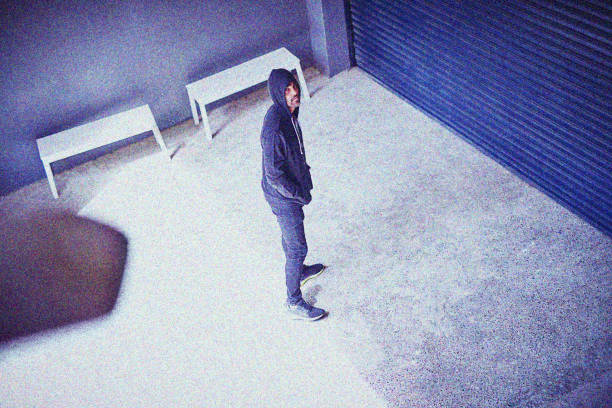
#> input picture images/security-camera.jpg, 612 x 408 px
$ jupyter execute lab-1.ipynb
#> lines starting #> are read from the running program, lines starting #| are printed output that depends on the picture; after the words box and inside, x2 and y2 are one past the last pixel; in counts of white or black regions, pixels touching at a corner belong together
# Computer Vision Projects Notebook

## Project 1: Grayscale Analysis & Motion Detection

### 1.1 Overview

In this project, we convert surveillance camera images to grayscale and analyze them for motion detection and light source identification.

### 1.2 Objectives

- Convert color image to grayscale
- Compare original vs grayscale representation
- Evaluate grayscale effectiveness for motion detection
- Detect the brightest pixel to locate light sources

[cell 1]
import cv2
import numpy as np
import matplotlib.pyplot as plt

### 1.3 Code: Comparison - Original vs Grayscale

[cell 2]
# 1) Read and convert to RGB (for correct display in Matplotlib)
image = cv2.imread('./images/security-camera.jpg')
#> image is the input picture: shape (408, 612, 3); mean B, G, R 180.8, 148.4, 143.4
image = cv2.cvtColor(image, cv2.COLOR_BGR2RGB)

# 2) Make a grayscale version
gray_image = cv2.cvtColor(image, cv2.COLOR_RGB2GRAY)
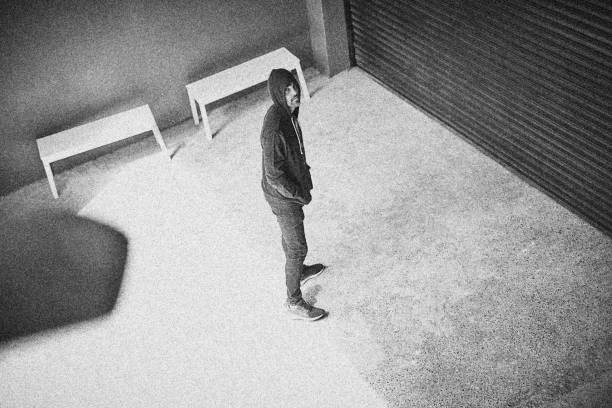
#> gray_image: shape (408, 612); min 4, max 254, mean 150.6

# 3) Show both side by side
fig, axes = plt.subplots(1, 2, figsize=(10, 5))

# Left: color image
axes[0].imshow(image)
axes[0].set_title('Security Camera (Color)')
axes[0].axis('off')

# Right: grayscale image (use cmap='gray'!)
axes[1].imshow(gray_image, cmap='gray')
axes[1].set_title('Security Camera (Grayscale)')
axes[1].axis('off')

plt.tight_layout()
plt.show()
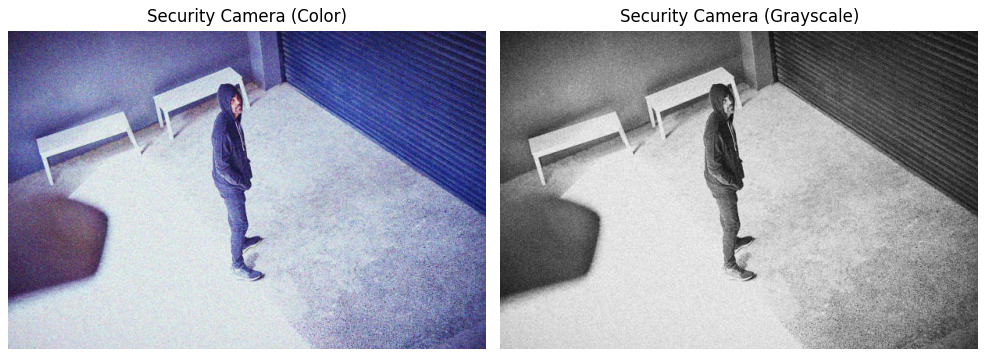
#> figure drawn by matplotlib, 2 panels

### 1.4 Analysis: Is Grayscale Better for Motion Detection?

**Answer: YES - Grayscale is better for motion detection**

**Why?**

- **Reduces computation**: Only 1 channel instead of 3 (RGB)
- **Avoids color noise**: Movement shows up as brightness changes, not color changes
- **Better for surveillance**: Color isn't critical for detecting motion; intensity is
- **Faster processing**: Less data to process means faster detection

Motion detection methods (frame differencing, background subtraction) look for **changes in brightness** between frames. Grayscale captures this directly.

### 1.5 Code: Finding the Brightest Pixel

[cell 3]
# Maximum intensity value
max_val = np.max(gray_image)
#> max_val = 254

# Position of the brightest pixel
max_pos = np.unravel_index(np.argmax(gray_image), gray_image.shape)
#> max_pos = (137, 117)

print(f"Brightest pixel value: {max_val}")
#| Brightest pixel value: 254
print(f"Location (row, col): {max_pos}")
#| Location (row, col): (137, 117)

[cell 4]
# Visualize the brightest pixel
plt.imshow(gray_image, cmap='gray')
plt.scatter([max_pos[1]], [max_pos[0]], c='red', s=50, marker='o')  # mark brightest pixel
plt.title('Brightest Pixel Highlighted')
plt.axis('off')
plt.show()
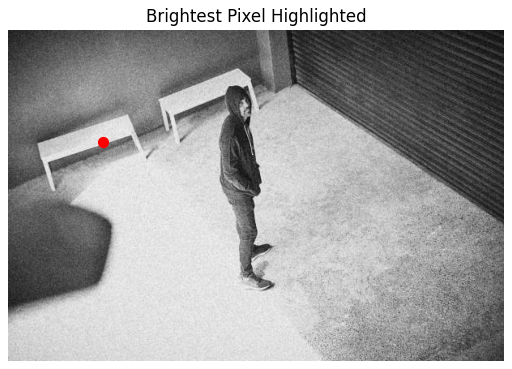
#> figure drawn by matplotlib, 1 panel

### 1.6 Results

- **Brightest pixel value**: 254 (almost maximum 255)
- **Location**: Row 137, Column 117
- **Interpretation**: This location marks a light source in the surveillance area

## Project 2: Traffic Light Detection using Color Spaces

### 2.1 Overview

In this project, we detect which traffic light is active (red, orange, or green) by converting to HSV color space and creating color masks.

### 2.2 Objectives

- Convert color image to HSV color space
- Create masks for red, orange, and green lights
- Automatically detect which light is currently ON

### 2.3 Why HSV Instead of BGR/RGB?

**The Problem with BGR/RGB:**

- Colors are mixed together (R, G, B channels)
- Same color at different brightness levels = different values
- Hard to detect specific colors reliably

**The Solution - HSV:**

- **H (Hue)**: The actual color (0-180 in OpenCV)
- **S (Saturation)**: Color purity
- **V (Value)**: Brightness

A red light stays in the same **Hue range** (0-10) regardless of how bright or dim it is. This makes color detection much more reliable!

### 2.4 Code: Convert to HSV and Display

[cell 5]
# Load image
bgr_image = cv2.imread('./images/traffic-light.jpg')
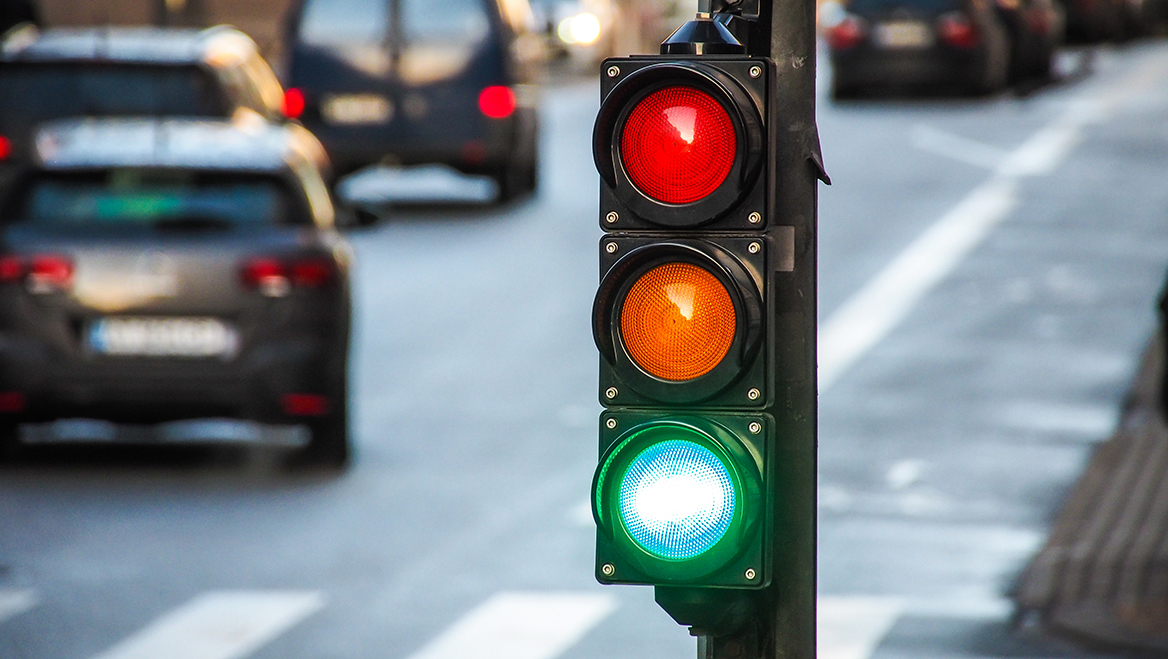
#> input picture images/traffic-light.jpg, 1168 x 659 px
#> bgr_image is the input picture: shape (659, 1168, 3); mean B, G, R 130.1, 125.4, 118.6
rgb_image = cv2.cvtColor(bgr_image, cv2.COLOR_BGR2RGB)
hsv_image = cv2.cvtColor(bgr_image, cv2.COLOR_BGR2HSV)
#> hsv_image: shape (659, 1168, 3); mean H, S, V 83.4, 60.3, 141.7

# Display all three color spaces
plt.subplot(1, 3, 1)
plt.imshow(bgr_image)
plt.title("BGR Image")
plt.axis("off")

plt.subplot(1, 3, 2)
plt.imshow(rgb_image)
plt.title("RGB Image")
plt.axis("off")

plt.subplot(1, 3, 3)
plt.imshow(hsv_image)
plt.title("HSV Image")
plt.axis("off")

plt.show()
#> figure, not shown here; B, G, R data is drawn as R, G, B

### 2.5 Code: Create Color Masks

[cell 6]
# Define HSV ranges for each color
lower_red = np.array([0, 120, 100])
upper_red = np.array([5, 255, 255])

lower_orange = np.array([8, 120, 100])
upper_orange = np.array([20, 255, 255])

lower_green = np.array([40, 80, 100])
upper_green = np.array([100, 255, 255])

# Create masks using inRange()
# If pixel HSV is between lower and upper bounds → WHITE (255)
# Otherwise → BLACK (0)
mask_red = cv2.inRange(hsv_image, lower_red, upper_red)
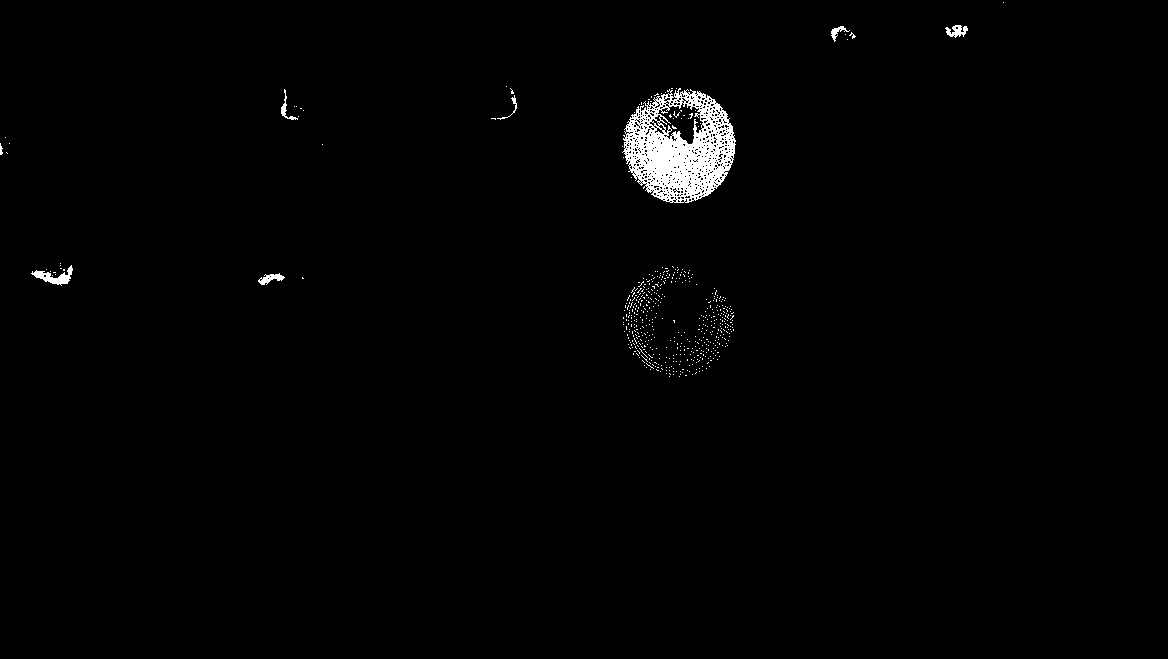
#> mask_red: shape (659, 1168); 1.2% white; 541 white regions (533 under 20 px), largest, box (x1, y1, x2, y2) and area: (622, 88, 736, 203) 7397, (31, 265, 73, 286) 332, (945, 25, 968, 38) 169
mask_orange = cv2.inRange(hsv_image, lower_orange, upper_orange)
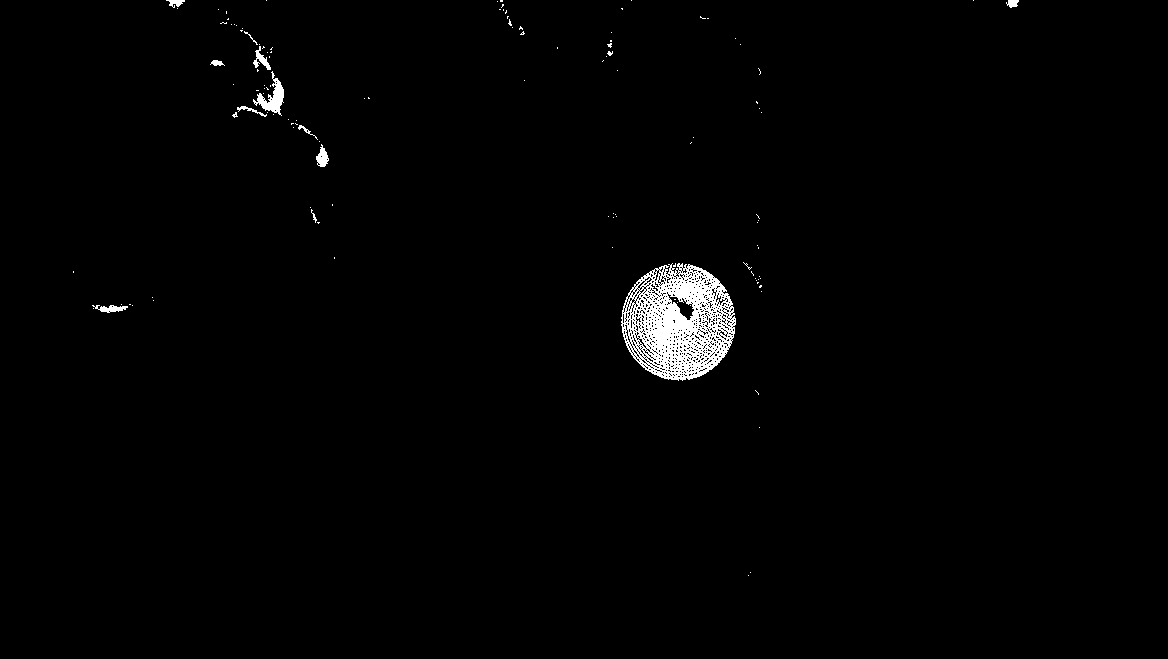
#> mask_orange: shape (659, 1168); 1.3% white; 121 white regions (109 under 20 px), largest, box (x1, y1, x2, y2) and area: (621, 263, 736, 381) 8126, (253, 71, 284, 116) 505, (316, 144, 329, 167) 171
mask_green = cv2.inRange(hsv_image, lower_green, upper_green)
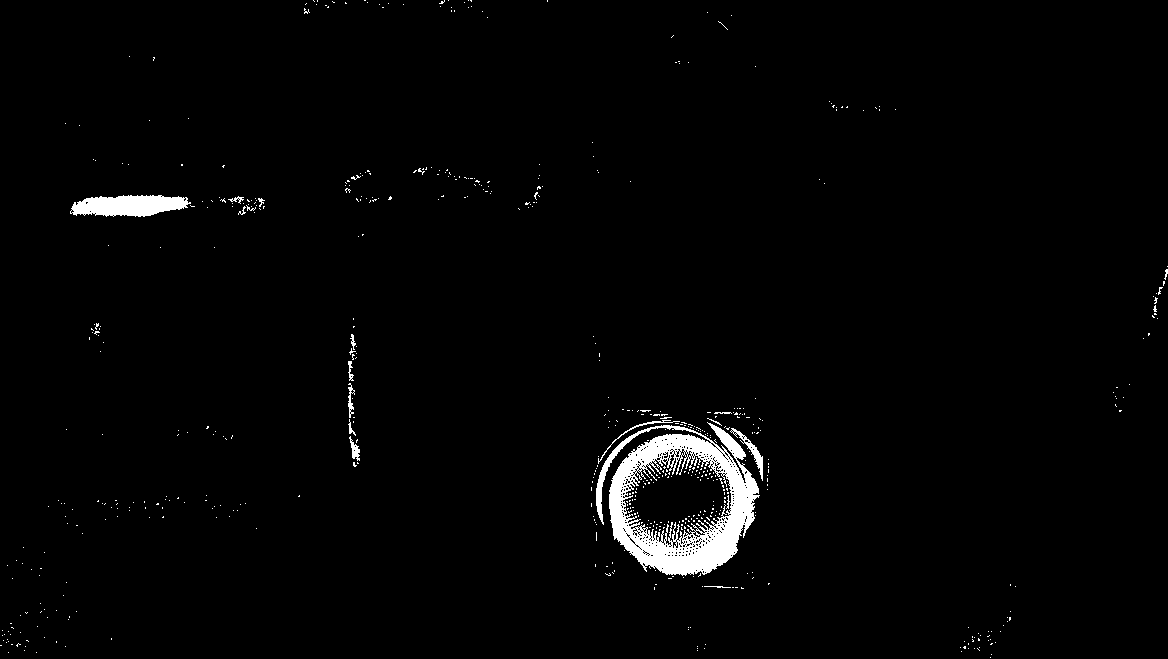
#> mask_green: shape (659, 1168); 1.9% white; 598 white regions (579 under 20 px), largest, box (x1, y1, x2, y2) and area: (596, 422, 760, 576) 10519, (70, 195, 191, 217) 1941, (730, 428, 763, 481) 303

# Display all masks
plt.subplot(1, 3, 1)
plt.imshow(mask_red, cmap='gray')
plt.title("Red Mask")
plt.axis("off")

plt.subplot(1, 3, 2)
plt.imshow(mask_orange, cmap='gray')
plt.title("Orange Mask")
plt.axis("off")

plt.subplot(1, 3, 3)
plt.imshow(mask_green, cmap='gray')
plt.title("Green Mask")
plt.axis("off")

plt.show()

### 2.6 Code: Detect Which Light is ON

[cell 7]
# Count white pixels in each mask
# cv2.countNonZero() counts all pixels that are NOT 0 (i.e., white pixels)
count_red = cv2.countNonZero(mask_red)
#> count_red = 9268
count_orange = cv2.countNonZero(mask_orange)
#> count_orange = 9837
count_green = cv2.countNonZero(mask_green)
#> count_green = 14999

print(f"Red pixels: {count_red}")
#| Red pixels: 9268
print(f"Orange pixels: {count_orange}")
#| Orange pixels: 9837
print(f"Green pixels: {count_green}")
#| Green pixels: 14999

# Find which light has the most white pixels
if count_red > count_orange and count_red > count_green:
    light_on = "RED"
elif count_orange > count_red and count_orange > count_green:
    light_on = "ORANGE"
elif count_green > count_red and count_green > count_orange:
    light_on = "GREEN"
else:
    light_on = "UNKNOWN"

print(f"\n🚦 Light Detected: {light_on}")

# Project 3: Drawing on Images - Football Match

## Overview
In this project, we learn how to draw shapes, arrows, and text on images using OpenCV. We'll work with a football match image to annotate the ball location and shot information.

## Objectives
- Draw rectangles around objects (the ball)
- Draw arrows indicating direction (shot direction)
- Add text annotations with information (shot speed)
- Understand OpenCV drawing functions

## Step 1: Load and Display the Image

[cell 8]
# Load the football match image
football_match_bgr= cv2.imread('./images/football-match.jpg')
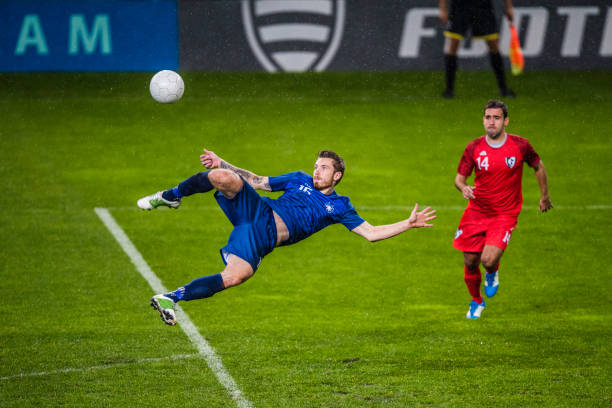
#> input picture images/football-match.jpg, 612 x 408 px
#> football_match_bgr is the input picture: shape (408, 612, 3); mean B, G, R 31.9, 103.6, 85
football_match_rgb = cv2.cvtColor(football_match_bgr, cv2.COLOR_BGR2RGB)

# Display the original image
plt.figure(figsize=(10, 6))
plt.imshow(football_match_rgb)
plt.title("Original Football Match Image")
plt.axis("off")
plt.show()

## Step 2: Draw a Rectangle Around the Ball

[cell 9]
x, y, w, h = 142, 60, 50, 50
cv2.rectangle(football_match_rgb, (x, y), (x + w, y + h), (0, 255, 0), 3)
plt.figure(figsize=(10, 6))
plt.imshow(football_match_rgb)
plt.title("Rectangle Around the Ball")
plt.axis("off")
plt.show()

## Step 3: Draw an Arrow Indicating Shot Direction

[cell 10]
# Ball center (approximate)
start_point = (x + w//2, y + h//2)

# Arrow endpoint (direction of the shot)
end_point = (300, 100)

# Draw arrow
cv2.arrowedLine(football_match_rgb, start_point, end_point, (0, 0, 255), 3)

# Display
plt.figure(figsize=(10, 6))
plt.imshow(football_match_rgb)
plt.title("Arrow Showing Shot Direction")
plt.axis("off")
plt.show()

## Step 4: Add Text Annotation

[cell 11]
text = "Shot Speed: 73 km/h"
text_position = (50, 50)
cv2.putText(football_match_rgb, text, text_position, cv2.FONT_HERSHEY_SIMPLEX, 1.2, (255, 0, 0), 2)
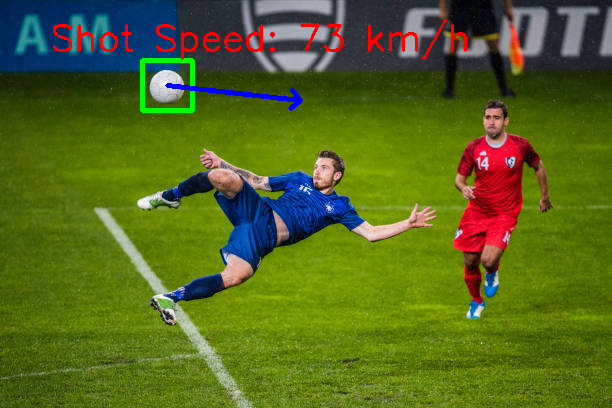
#> football_match_rgb: shape (408, 612, 3); mean R, G, B 86.7, 103.2, 31.4

# Display
plt.figure(figsize=(10, 6))
plt.imshow(football_match_rgb)
plt.title("Final Annotated Image")
plt.axis("off")
plt.show()
